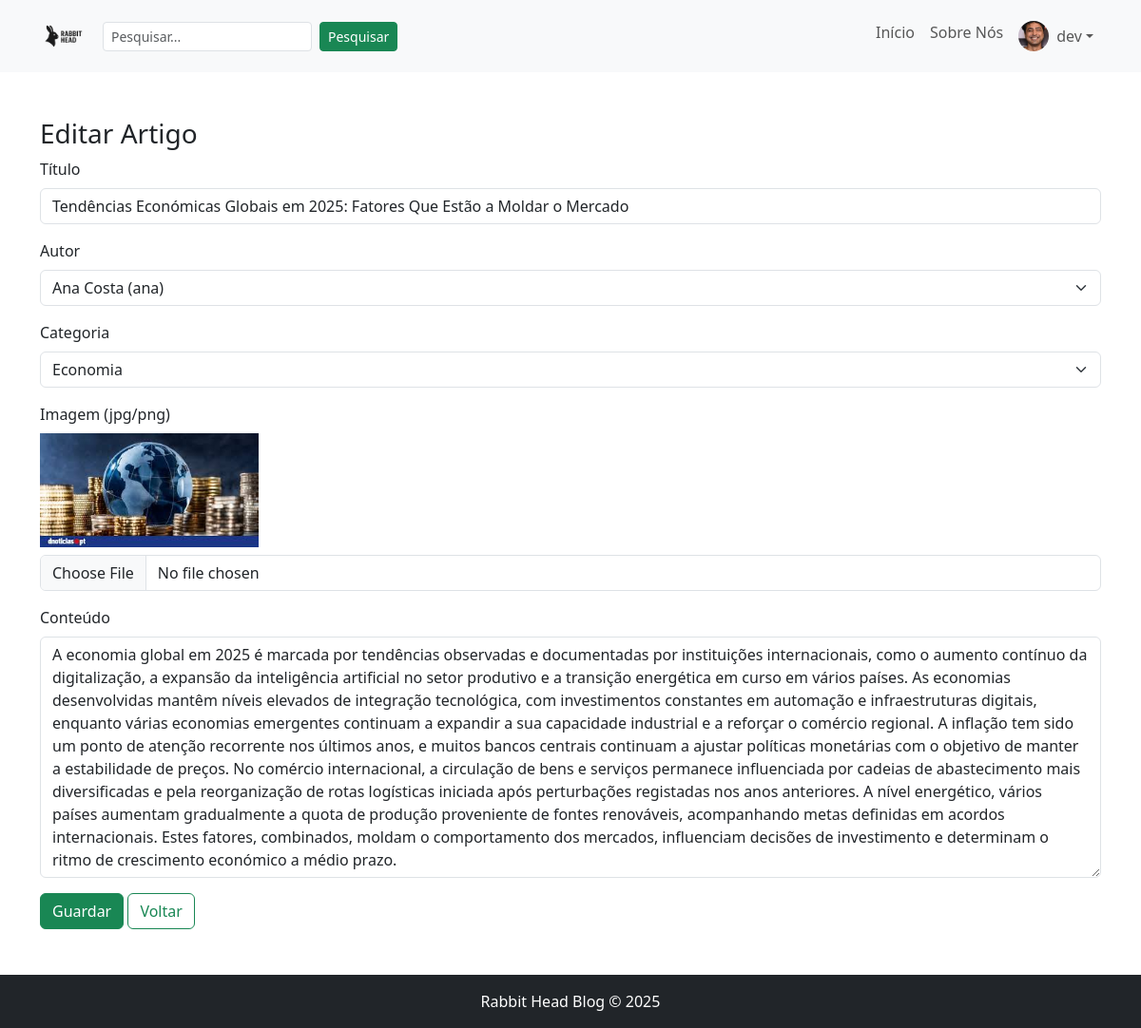
Page /admin/article_edit.php?id=8 (signed in) on the committed database.
### tables this page shows
CREATE TABLE `artigos` (
  `id_artigo` int NOT NULL AUTO_INCREMENT,
  `titulo` varchar(200) NOT NULL,
  `texto_artigo` text NOT NULL,
  `data` datetime DEFAULT CURRENT_TIMESTAMP,
  `foto` varchar(255) DEFAULT NULL,
  `id_categoria` int DEFAULT NULL,
  `URL_slug` varchar(255) NOT NULL DEFAULT '',
  `autor` int NOT NULL DEFAULT '0',
  PRIMARY KEY (`id_artigo`),
  KEY `fk_artigos_categoria` (`id_categoria`),
  CONSTRAINT `fk_artigos_categoria` FOREIGN KEY (`id_categoria`) REFERENCES `categorias` (`id_categoria`) ON DELETE SET NULL
);

CREATE TABLE `categorias` (
  `id_categoria` int NOT NULL AUTO_INCREMENT,
  `categoria` varchar(100) NOT NULL,
  PRIMARY KEY (`id_categoria`),
  UNIQUE KEY `categoria` (`categoria`)
);

### admin/article_edit.php (the view, shortened to what this page needs)
<?php
$conn = get_db();
$uid = (int)($_SESSION['user_id'] ?? 0);
$stmt = $conn->prepare('SELECT role, username FROM Users WHERE id_user = ? LIMIT 1');
$stmt->bind_param('i', $uid);
$stmt->execute();
$res = $stmt->get_result();
$role = 'user'; $username = '';
if ($row = $res->fetch_assoc()) { $role = $row['role'] ?? 'user'; $username = $row['username']; }
$id = isset($_GET['id']) ? (int)$_GET['id'] : 0;
$article = ['titulo'=>'','texto_artigo'=>'','autor'=>'','foto'=>'','id_categoria'=>null,'URL_slug'=>''];
if ($id > 0) {
    $stmt = $conn->prepare('SELECT id_artigo, titulo, texto_artigo, autor, foto, id_categoria, URL_slug FROM Artigos WHERE id_artigo = ? LIMIT 1');
    $stmt->bind_param('i', $id);
    $stmt->execute();
    $res = $stmt->get_result();
    if ($r = $res->fetch_assoc()) $article = $r;
}
$categories = [];
$cres = $conn->query('SELECT id_categoria, categoria FROM Categorias ORDER BY categoria');
if ($cres) { while ($c = $cres->fetch_assoc()) $categories[] = $c; $cres->free(); }
function e($s){ return htmlspecialchars($s, ENT_QUOTES | ENT_SUBSTITUTE, 'UTF-8'); }
?>
<!DOCTYPE html>
<html lang="pt-pt">
<head>
    <link rel="stylesheet" href="../css/bootstrap.min.css">
    <link rel="stylesheet" href="../css/style.css">
</head>
<body>
<?php require_once __DIR__ . '/../partials/navbar.php'; ?>
<main class="container my-5">
    <h3><?php echo $id ? 'Editar' : 'Criar'; ?> Artigo</h3>
    <form method="post" action="save_article.php" enctype="multipart/form-data">
        <div class="mb-3">
            <label class="form-label">Título</label>
            <input name="titulo" class="form-control" required value="<?php echo e($article['titulo']); ?>">
        </div>
        <div class="mb-3">
            <label class="form-label">Autor</label>
            <?php
            $users = [];
            $ustmt = $conn->prepare('SELECT id_user, username, first_name, last_name FROM Users WHERE role = ? ORDER BY username');
            $author_role = 'author';
            $ustmt->bind_param('s', $author_role);
            $ustmt->execute();
            $ures = $ustmt->get_result();
            if ($ures) { while ($u = $ures->fetch_assoc()) $users[] = $u; $ures->free(); }
            $selected_author = (int)($article['autor'] ?? 0);
            if ($role === 'author') {
                echo '<input type="hidden" name="autor" value="' . $uid . '">';
                echo '<div class="form-control">' . htmlspecialchars($username) . '</div>';
            } else {
                echo '<select name="autor" class="form-select">';
                foreach ($users as $u) {
                    $label = $u['username'];
                    if (!empty($u['first_name']) || !empty($u['last_name'])) $label = trim($u['first_name'] . ' ' . $u['last_name']) . ' (' . $u['username'] . ')';
                    $sel = ($selected_author === (int)$u['id_user']) ? ' selected' : '';
                    echo '<option value="' . (int)$u['id_user'] . '"' . $sel . '>' . htmlspecialchars($label) . '</option>';
                }
                echo '</select>';
            }
            ?>
        </div>
        <div class="mb-3">
            <label class="form-label">Categoria</label>
            <select name="id_categoria" class="form-select" required>
                <?php foreach ($categories as $c): ?>
                    <option value="<?php echo e($c['id_categoria']); ?>" <?php echo ($article['id_categoria']==$c['id_categoria']) ? 'selected' : ''; ?>><?php echo e($c['categoria']); ?></option>
                <?php endforeach; ?>
            </select>
        </div>
        <div class="mb-3">
            <label class="form-label">Imagem (jpg/png)</label>
            <?php if (!empty($article['foto'])): ?>
                <div class="mb-2"><img src="../imgs/<?php echo e(basename($article['foto'])); ?>" style="max-height:120px;"></div>
            <?php endif; ?>
            <input type="file" name="foto" accept="image/*" class="form-control" <?php echo $id>0 ? '' : 'required'; ?>>
        </div>
        <div class="mb-3">
            <label class="form-label">Conteúdo</label>
            <textarea name="texto_artigo" rows="10" class="form-control"><?php echo e($article['texto_artigo']); ?></textarea>
        </div>
        <button class="btn btn-success">Guardar</button>
        <a class="btn btn-outline-success" href="articles.php">Voltar</a>
    </form>
</main>
<?php require_once __DIR__ . '/../partials/footer.php'; ?>
</body>
</html>

### css/style.css (style rules this page uses)
html, body { height: 100%; }
body { display: flex; flex-direction: column; min-height: 100vh; }
main { flex: 1 0 auto; }

### rows in the picture
artigos: titulo "Tendências Económicas Globais em 2025: Fatores Que Estão a Moldar o Mercado", id_categoria "Economia", foto (picture), texto_artigo "A economia global em 2025 é marcada por tendências observadas e documentadas por instituições internacionais, como o aumento contínuo da digitalização, a expansão da inteligência artificial no setor produtivo e a transição energética em curso em vários países. As economias desenvolvidas mantêm níveis elevados de integração tecnológica, com investimentos constantes em automação e infraestruturas digitais, enquanto várias economias emergentes continuam a expandir a sua capacidade industrial e a reforçar o comércio regional. A inflação tem sido um ponto de atenção recorrente nos últimos anos, e muitos bancos centrais continuam a ajustar políticas monetárias com o objetivo de manter a…"

### other values in the picture
$_SESSION['username'] "dev"
form field autor "Ana Costa (ana)"
